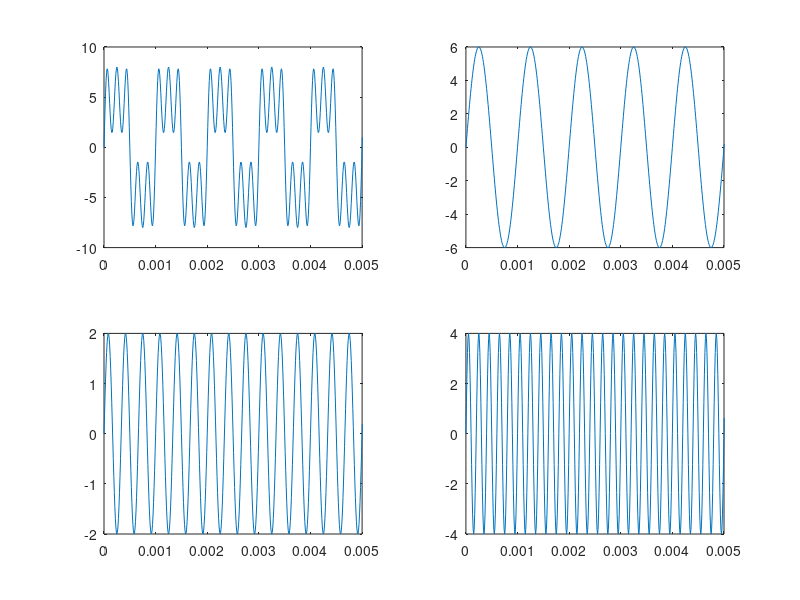
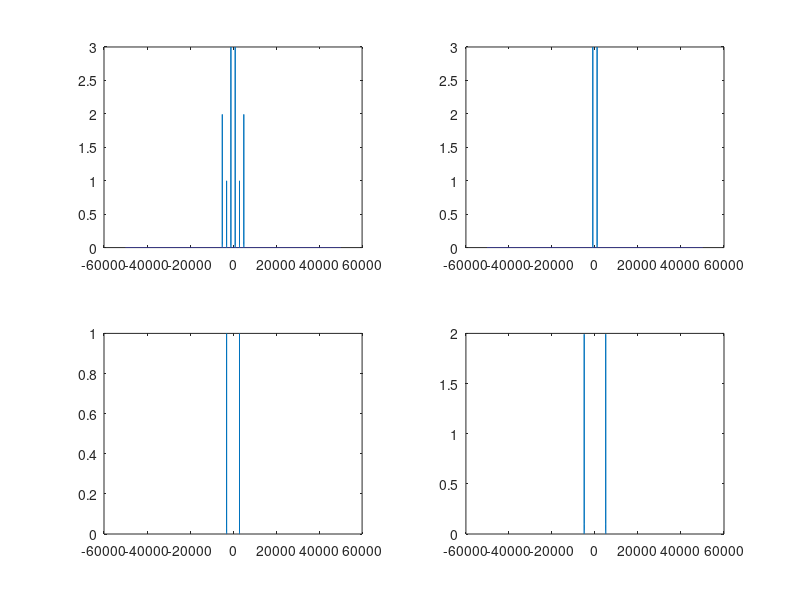
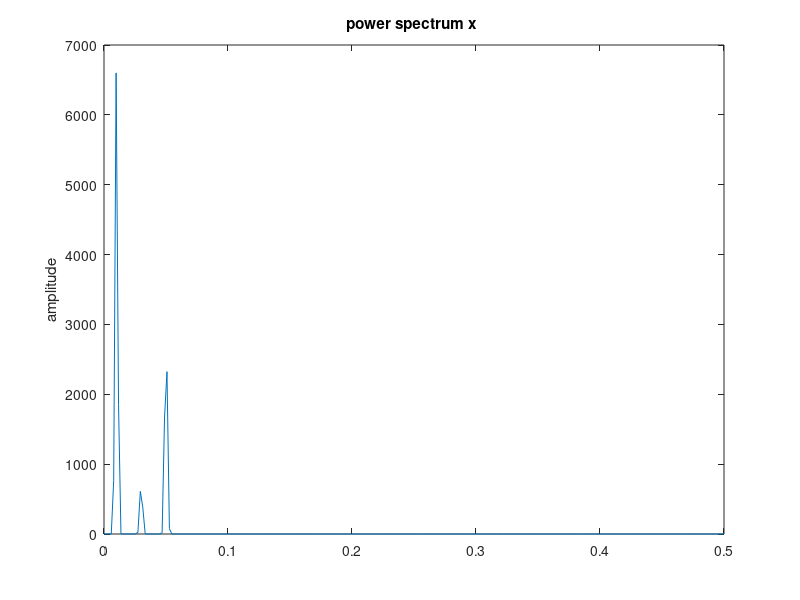

Write MATLAB code to recreate these figures, in order.
# Laboratório 1 de Sistemas de Comunicação I
# Aluno: Gustavo Paulo

pkg load signal

clear all;
clc;
close all;

fs = 100e3;
f1 = 1e3;
f2 = 3e3;
f3 = 5e3;
A1 = 6;
A2 = 2;
A3 = 4;
ts = 1e-5
t = [0:ts:1];
x1_t = A1 * sin(2*pi*f1*t);
x2_t = A2 * sin(2*pi*f2*t);
x3_t = A3 * sin(2*pi*f3*t);
s_t = x1_t + x2_t + x3_t;

passo_f = 1;
f = [-fs/2: passo_f: fs/2];
S_f = fftshift(fft(s_t) / length(s_t));
x1_f = fftshift(fft(x1_t) / length(x1_t));
x2_f = fftshift(fft(x2_t) / length(x2_t));
x3_f = fftshift(fft(x3_t) / length(x3_t));

# tem que ser 0 as primeiras -48000, dps ser 1, dps voltar a ser 0, pra formar o filtro
filtro_PB_f = [zeros(1, 48000) ones(1, 4001) zeros(1, 48000)];
ordem = 50;
f_cut = 1400;
filtro_PB_t = fir1(ordem, (f_cut*2)/fs);

Y_f = abs(S_f) .* filtro_PB_f; # abs pra garantir que está sempre pegando o módulo e não a fase

y_t = ifft(ifftshift(Y_f)) * length(Y_f); # fazer a inversa
y1_t = filter(filtro_PB_t, 1, s_t);

# figura 1 ---------------------------
figure(1)
subplot(2, 2, 1)
plot(t, s_t)
xlim([0 5*(1/f1)])

subplot(2, 2, 2)
plot(t, x1_t)
xlim([0 5*(1/f1)])

subplot(2, 2, 3)
plot(t, x2_t)
xlim([0 5*(1/f1)])


subplot(2, 2, 4)
plot(t, x3_t)
xlim([0 5*(1/f1)])

# ------------------------------------
# figura 2 ---------------------------
figure(2)
subplot(2, 2, 1)
plot(f, abs(S_f));

subplot(2, 2, 2)
plot(f, abs(x1_f))

subplot(2, 2, 3)
plot(f, abs(x2_f))

subplot(2, 2, 4)
plot(f, abs(x3_f))
#ylim([0 1.2])

#subplot(3, 1, 3)
#plot(f, Y_f)
# ------------------------------------
# figura 3 ---------------------------
pot_media = (norm(s_t).^2) / length(s_t) # potencia média

figure(3)
pwelch(s_t)
